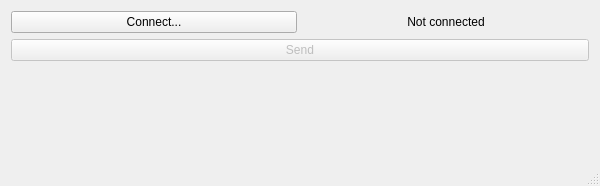
<?xml version="1.0" encoding="UTF-8"?>
<ui version="4.0">
 <class>SpeedyShareClass</class>
 <widget class="QMainWindow" name="SpeedyShareClass">
  <property name="geometry">
   <rect>
    <x>0</x>
    <y>0</y>
    <width>600</width>
    <height>186</height>
   </rect>
  </property>
  <property name="windowTitle">
   <string>SpeedyShare</string>
  </property>
  <widget class="QWidget" name="centralWidget">
   <layout class="QGridLayout" name="gridLayout">
    <item row="0" column="0" colspan="2">
     <layout class="QGridLayout" name="gridLayout_2">
      <item row="0" column="0">
       <widget class="QPushButton" name="connectButton">
        <property name="sizePolicy">
         <sizepolicy hsizetype="Minimum" vsizetype="Preferred">
          <horstretch>0</horstretch>
          <verstretch>0</verstretch>
         </sizepolicy>
        </property>
        <property name="text">
         <string>Connect...</string>
        </property>
       </widget>
      </item>
      <item row="0" column="1">
       <widget class="QLabel" name="statusLabel">
        <property name="text">
         <string>Not connected</string>
        </property>
        <property name="alignment">
         <set>Qt::AlignCenter</set>
        </property>
       </widget>
      </item>
     </layout>
    </item>
    <item row="4" column="0" colspan="2">
     <widget class="QPushButton" name="sendButton">
      <property name="enabled">
       <bool>false</bool>
      </property>
      <property name="text">
       <string>Send</string>
      </property>
     </widget>
    </item>
    <item row="5" column="0" colspan="2">
     <layout class="QVBoxLayout" name="downloadLayout"/>
    </item>
    <item row="6" column="0" colspan="2">
     <spacer name="verticalSpacer">
      <property name="orientation">
       <enum>Qt::Vertical</enum>
      </property>
      <property name="sizeHint" stdset="0">
       <size>
        <width>20</width>
        <height>40</height>
       </size>
      </property>
     </spacer>
    </item>
   </layout>
  </widget>
  <widget class="QMenuBar" name="menuBar">
   <property name="geometry">
    <rect>
     <x>0</x>
     <y>0</y>
     <width>600</width>
     <height>21</height>
    </rect>
   </property>
  </widget>
  <widget class="QStatusBar" name="statusBar"/>
 </widget>
 <layoutdefault spacing="6" margin="11"/>
 <resources/>
 <connections/>
</ui>
